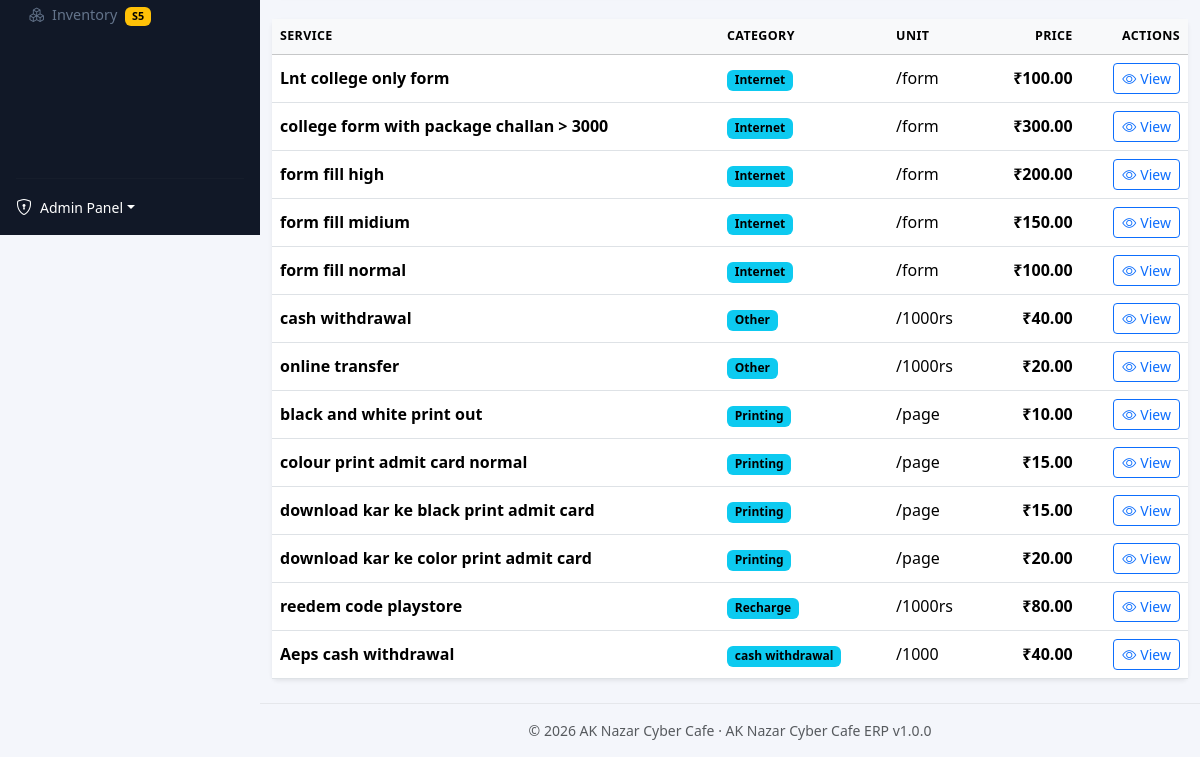
The page /services/ (signed in, lower part) on the database as committed earlier.
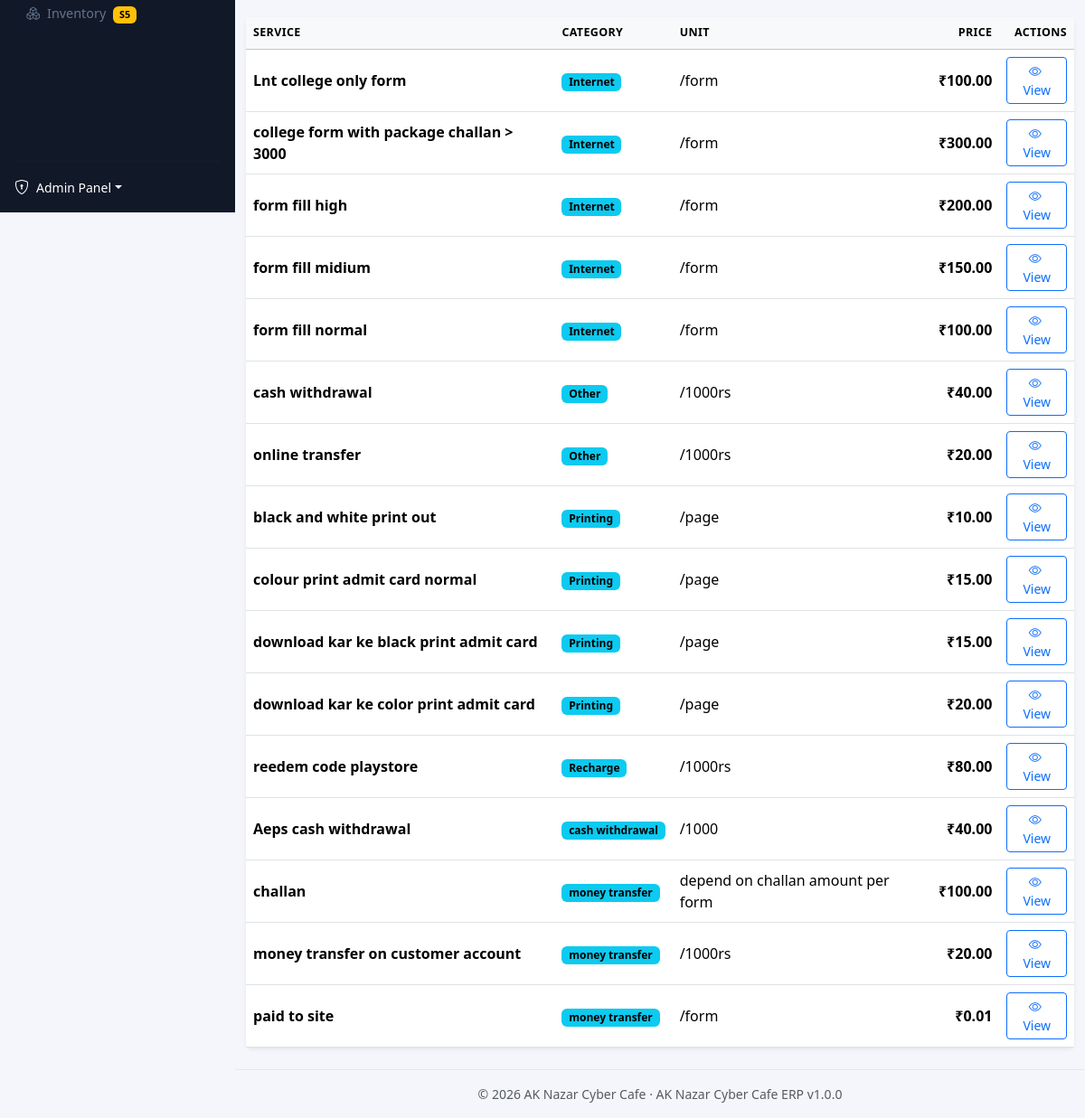
The same page on the database as committed later.
### apps/services/models/service.py (models this page shows, shortened)
class Service(BaseModel):
    name = models.CharField(max_length=150, unique=True)
    category = models.ForeignKey(
        Category,
        on_delete=models.PROTECT,
        null=True,
        blank=True,
        related_name="services",
        db_index=True,
        help_text="Optional; defaults to the 'Other' category.",
    )
    unit = models.CharField(max_length=50, blank=True, help_text="Billing unit, e.g. 'per hour', 'per page'.")
    price = money_field()
    description = models.TextField(blank=True)
    class Meta:
        ordering = ["category__name", "name"]
        verbose_name = "Service"
        verbose_name_plural = "Services"
        indexes = [
            models.Index(fields=["category", "name"]),
        ]
    @property
    def category_name(self) -> str:
        return self.category.name if self.category else "Other"

class Category(BaseModel):
    name = models.CharField(max_length=50, unique=True)
    class Meta:
        ordering = ["name"]
        verbose_name = "Service Category"
        verbose_name_plural = "Service Categories"
    def __str__(self):
        return self.name

### apps/services/views/service.py (the view, shortened to what this page needs)
# urls.py: path("", service_views.ServiceListView.as_view(), name="list"),
class ServiceListView(LoginRequiredMixin, PermissionRequiredMixin, ListView):
    permission_required = "services.view_service"
    template_name = "services/service_list.html"
    context_object_name = "services"
    paginate_by = 20
    def get_queryset(self):
        form = ServiceFilterForm(self.request.GET)
        filters = {}
        if form.is_valid():
            filters = {
                "category": form.cleaned_data.get("category"),
                "q": self.request.GET.get("q", ""),
            }
        return ServiceSelector.list_services(filters)
    def get_context_data(self, **kwargs):
        context = super().get_context_data(**kwargs)
        context["page_title"] = "Services"
        context["filter_form"] = ServiceFilterForm(self.request.GET)
        if self.request.user.has_perm("services.add_service"):
            context["service_form"] = ServiceForm()
        return context

### apps/accounts/models/user.py (called while the page is built)
    def get_full_name(self):
        full_name = " ".join(part for part in (self.first_name, self.last_name) if part).strip()
        return full_name or self.username

    def get_short_name(self):
        return self.first_name or self.username

### apps/common/context_processors.py (called while the page is built)
def erp_context(request):
    return {
        "ERP_APP_NAME": settings.ERP_APP_NAME,
        "ERP_APP_VERSION": settings.ERP_APP_VERSION,
        "ERP_COMPANY_NAME": settings.ERP_COMPANY_NAME,
        "ERP_COMPANY_ADDRESS": settings.ERP_COMPANY_ADDRESS,
    }

### apps/common/managers.py (called while the page is built)
    def get_queryset(self):
        return super().get_queryset().filter(deleted_at__isnull=True)

### apps/common/templatetags/erp_tags.py (called while the page is built)
@register.filter(name="inr")
def inr(value, decimal_places: int = 2) -> str:
    if value in (None, ""):
        return "\u20b90.00"
    try:
        amount = Decimal(str(value))
    except Exception:
        return str(value)
    amount = amount.quantize(Decimal("1." + "0" * decimal_places), rounding=ROUND_HALF_UP)
    formatted = number_format(amount, decimal_pos=decimal_places, use_l10n=True)
    return f"\u20b9{formatted}"

@register.filter(name="add_class")
def add_class(field, css_class: str):
    return field.as_widget(attrs={"class": css_class})

### templates/services/service_list.html (shortened to what this page needs)
{% extends "base.html" %}
{% load erp_tags %}
{% block content %}
<div class="card shadow-sm border-0">
    <div class="table-responsive">
        <table class="table table-hover align-middle mb-0">
            <thead class="table-light">
                <tr>
                    <th scope="col">Service</th>
                    <th scope="col">Category</th>
                    <th scope="col">Unit</th>
                    <th scope="col" class="text-end">Price</th>
                    <th scope="col" class="text-end">Actions</th>
                </tr>
            </thead>
            <tbody>
                {% for service in services %}
                    <tr>
                        <td class="fw-semibold">{{ service.name }}</td>
                        <td><span class="badge text-bg-info">{{ service.category_name }}</span></td>
                        <td>{{ service.unit|default:"—" }}</td>
                        <td class="text-end fw-semibold">{{ service.price|inr }}</td>
                        <td class="text-end">
                            <a href="{% url 'services:detail' service.pk %}" class="btn btn-sm btn-outline-primary">
                                <i class="bi bi-eye me-1"></i>View
                            </a>
                        </td>
                    </tr>
                {% endfor %}
            </tbody>
        </table>
    </div>
</div>
{% endblock %}

Rows that differ between the two databases and show on the page:
added Service: name "challan", category_name "money transfer", unit "depend on challan amount per form", price|inr "₹100.00"
added Service: name "money transfer on customer account", category_name "money transfer", unit "/1000rs", price|inr "₹20.00"
added Service: name "paid to site", category_name "money transfer", unit "/form", price|inr "₹0.01"
